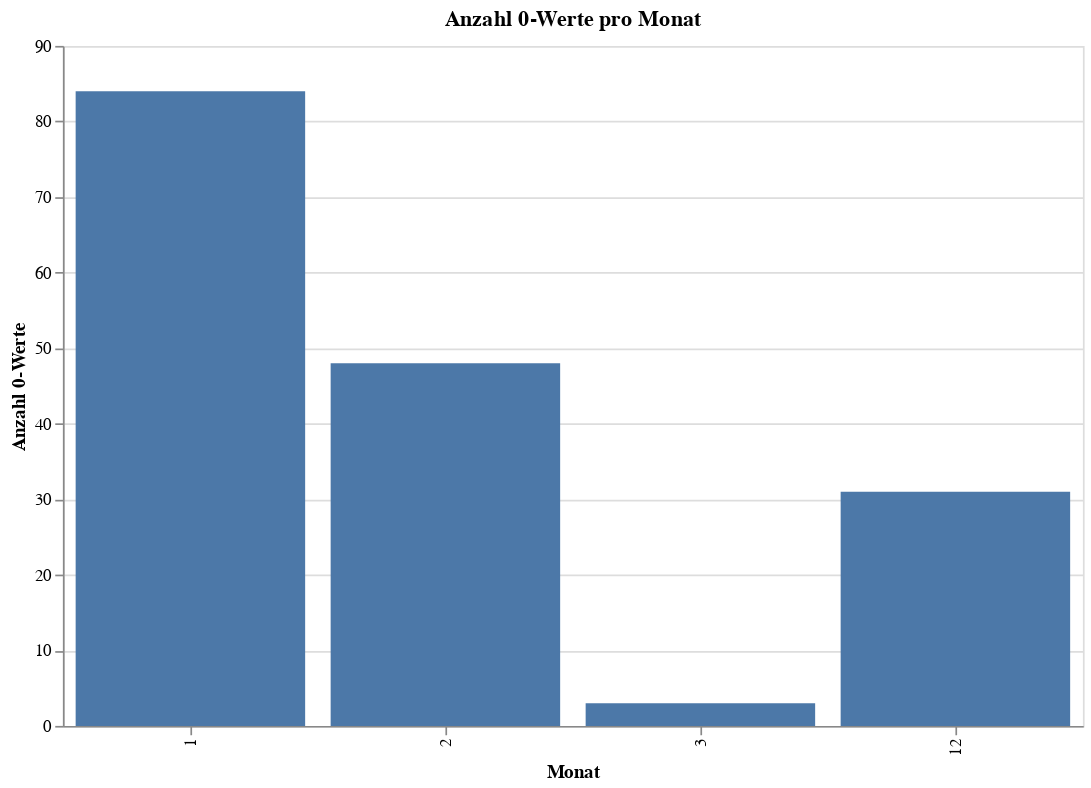

Here is the notebook cell this chart was saved with:
### Code cell
# Liste für DataFrames erstellen
df_list = []

# Daten aus Dateien lesen und in df_list speichern
for file_path in file_paths:
    df_temp = pd.read_csv(file_path)
    df_list.append(df_temp[['datum', 'gesamt']])

# Einzelne DataFrames zu einem Gesamt-DataFrame zusammenführen
df_combined = pd.concat(df_list, ignore_index=True)

# Monat aus dem 'datum' extrahieren
df_combined['monat'] = pd.to_datetime(df_combined['datum']).dt.month

# Filtere die Datensätze, bei denen 'gesamt' gleich 0 ist
df_zero_values = df_combined[df_combined['gesamt'] == 0]

# Anzahl der 0-Werte pro Monat zählen
zero_values_per_month = df_zero_values.groupby('monat').size().reset_index(name='anzahl_zero_values')

# Plot mit Altair
chart = alt.Chart(zero_values_per_month).mark_bar().encode(
    x=alt.X('monat:N', title='Monat'),
    y=alt.Y('anzahl_zero_values:Q', title='Anzahl 0-Werte'),
    tooltip=['monat:N', 'anzahl_zero_values:Q']
).properties(
    width=600,
    height=400,
    title='Anzahl 0-Werte pro Monat'
)

# Diagramm anzeigen
chart

### Figure 1 — Vega-Lite specification as saved in the notebook (floating-point values rounded to 4 significant figures)
{"config": {"view": {"continuousWidth": 300, "continuousHeight": 300}}, "data": {"name": "data-42923ecd9243f2ce26e579b10a95d47e"}, "mark": {"type": "bar"}, "encoding": {"tooltip": [{"field": "monat", "type": "nominal"}, {"field": "anzahl_zero_values", "type": "quantitative"}], "x": {"field": "monat", "title": "Monat", "type": "nominal"}, "y": {"field": "anzahl_zero_values", "title": "Anzahl 0-Werte", "type": "quantitative"}}, "height": 400, "title": "Anzahl 0-Werte pro Monat", "width": 600, "$schema": "https://vega.github.io/schema/vega-lite/v5.16.3.json", "datasets": {"data-42923ecd9243f2ce26e579b10a95d47e": [{"monat": 1, "anzahl_zero_values": 84}, {"monat": 2, "anzahl_zero_values": 48}, {"monat": 3, "anzahl_zero_values": 3}, {"monat": 12, "anzahl_zero_values": 31}]}}
